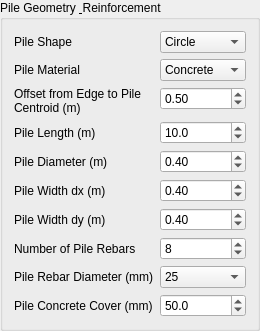
                          <widget class="QGroupBox" name="grp_pile_geom">
                            <property name="title">
                              <string>Pile Geometry &amp; Reinforcement</string>
                            </property>
                            <layout class="QFormLayout" name="form_pile_geom">
                              <item row="0" column="0">
                                <widget class="QLabel" name="lbl_combo_pile_shape">
                                  <property name="text">
                                    <string>Pile Shape</string>
                                  </property>
                                  <property name="wordWrap">
                                    <bool>true</bool>
                                  </property>
                                </widget>
                              </item>
                              <item row="0" column="1">
                                <widget class="QComboBox" name="combo_pile_shape">
                                  <item>
                                    <property name="text">
                                      <string>Circle</string>
                                    </property>
                                  </item>
                                  <item>
                                    <property name="text">
                                      <string>Rectangle</string>
                                    </property>
                                  </item>
                                  <property name="currentIndex">
                                    <number>0</number>
                                  </property>
                                </widget>
                              </item>
                              <item row="1" column="0">
                                <widget class="QLabel" name="lbl_combo_pile_material">
                                  <property name="text">
                                    <string>Pile Material</string>
                                  </property>
                                  <property name="wordWrap">
                                    <bool>true</bool>
                                  </property>
                                </widget>
                              </item>
                              <item row="1" column="1">
                                <widget class="QComboBox" name="combo_pile_material">
                                  <item>
                                    <property name="text">
                                      <string>Concrete</string>
                                    </property>
                                  </item>
                                  <item>
                                    <property name="text">
                                      <string>Steel</string>
                                    </property>
                                  </item>
                                  <property name="currentIndex">
                                    <number>0</number>
                                  </property>
                                </widget>
                              </item>
                              <item row="2" column="0">
                                <widget class="QLabel" name="lbl_spin_pile_offset">
                                  <property name="text">
                                    <string>Offset from Edge to Pile Centroid (m)</string>
                                  </property>
                                  <property name="wordWrap">
                                    <bool>true</bool>
                                  </property>
                                </widget>
                              </item>
                              <item row="2" column="1">
                                <widget class="QDoubleSpinBox" name="spin_pile_offset">
                                  <property name="decimals">
                                    <number>2</number>
                                  </property>
                                  <property name="minimum">
                                    <double>0.0</double>
                                  </property>
                                  <property name="maximum">
                                    <double>1000000.0</double>
                                  </property>
                                  <property name="singleStep">
                                    <double>0.05</double>
                                  </property>
                                  <property name="value">
                                    <double>0.5</double>
                                  </property>
                                </widget>
                              </item>
                              <item row="3" column="0">
                                <widget class="QLabel" name="lbl_spin_L_pile">
                                  <property name="text">
                                    <string>Pile Length (m)</string>
                                  </property>
                                  <property name="wordWrap">
                                    <bool>true</bool>
                                  </property>
                                </widget>
                              </item>
                              <item row="3" column="1">
                                <widget class="QDoubleSpinBox" name="spin_L_pile">
                                  <property name="decimals">
                                    <number>1</number>
                                  </property>
                                  <property name="minimum">
                                    <double>0.0</double>
                                  </property>
                                  <property name="maximum">
                                    <double>1000000.0</double>
                                  </property>
                                  <property name="singleStep">
                                    <double>0.5</double>
                                  </property>
                                  <property name="value">
                                    <double>10.0</double>
                                  </property>
                                </widget>
                              </item>
                              <item row="4" column="0">
                                <widget class="QLabel" name="lbl_spin_diameter_pile">
                                  <property name="text">
                                    <string>Pile Diameter (m)</string>
                                  </property>
                                  <property name="wordWrap">
                                    <bool>true</bool>
                                  </property>
                                </widget>
                              </item>
                              <item row="4" column="1">
                                <widget class="QDoubleSpinBox" name="spin_diameter_pile">
                                  <property name="decimals">
                                    <number>2</number>
                                  </property>
                                  <property name="minimum">
                                    <double>0.0</double>
                                  </property>
                                  <property name="maximum">
                                    <double>1000000.0</double>
                                  </property>
                                  <property name="singleStep">
                                    <double>0.05</double>
                                  </property>
                                  <property name="value">
                                    <double>0.4</double>
                                  </property>
                                </widget>
                              </item>
                              <item row="5" column="0">
                                <widget class="QLabel" name="lbl_spin_width_x_pile">
                                  <property name="text">
                                    <string>Pile Width dx (m)</string>
                                  </property>
                                  <property name="wordWrap">
                                    <bool>true</bool>
                                  </property>
                                </widget>
                              </item>
                              <item row="5" column="1">
                                <widget class="QDoubleSpinBox" name="spin_width_x_pile">
                                  <property name="decimals">
                                    <number>2</number>
                                  </property>
                                  <property name="minimum">
                                    <double>0.0</double>
                                  </property>
                                  <property name="maximum">
                                    <double>1000000.0</double>
                                  </property>
                                  <property name="singleStep">
                                    <double>0.05</double>
                                  </property>
                                  <property name="value">
                                    <double>0.4</double>
                                  </property>
                                </widget>
                              </item>
                              <item row="6" column="0">
                                <widget class="QLabel" name="lbl_spin_width_y_pile">
                                  <property name="text">
                                    <string>Pile Width dy (m)</string>
                                  </property>
                                  <property name="wordWrap">
                                    <bool>true</bool>
                                  </property>
                                </widget>
                              </item>
                              <item row="6" column="1">
                                <widget class="QDoubleSpinBox" name="spin_width_y_pile">
                                  <property name="decimals">
                                    <number>2</number>
                                  </property>
                                  <property name="minimum">
                                    <double>0.0</double>
                                  </property>
                                  <property name="maximum">
                                    <double>1000000.0</double>
                                  </property>
                                  <property name="singleStep">
                                    <double>0.05</double>
                                  </property>
                                  <property name="value">
                                    <double>0.4</double>
                                  </property>
                                </widget>
                              </item>
                              <item row="7" column="0">
                                <widget class="QLabel" name="lbl_spin_n_rebar_pile">
                                  <property name="text">
                                    <string>Number of Pile Rebars</string>
                                  </property>
                                  <property name="wordWrap">
                                    <bool>true</bool>
                                  </property>
                                </widget>
                              </item>
                              <item row="7" column="1">
                                <widget class="QSpinBox" name="spin_n_rebar_pile">
                                  <property name="minimum">
                                    <number>4</number>
                                  </property>
                                  <property name="maximum">
                                    <number>64</number>
                                  </property>
                                  <property name="singleStep">
                                    <number>1</number>
                                  </property>
                                  <property name="value">
                                    <number>8</number>
                                  </property>
                                </widget>
                              </item>
                              <item row="8" column="0">
                                <widget class="QLabel" name="lbl_combo_rebar_dia_pile">
                                  <property name="text">
                                    <string>Pile Rebar Diameter (mm)</string>
                                  </property>
                                  <property name="wordWrap">
                                    <bool>true</bool>
                                  </property>
                                </widget>
                              </item>
                              <item row="8" column="1">
                                <widget class="QComboBox" name="combo_rebar_dia_pile">
                                  <item>
                                    <property name="text">
                                      <string>6</string>
                                    </property>
                                  </item>
                                  <item>
                                    <property name="text">
                                      <string>8</string>
                                    </property>
                                  </item>
                                  <item>
                                    <property name="text">
                                      <string>10</string>
                                    </property>
                                  </item>
                                  <item>
                                    <property name="text">
                                      <string>12</string>
                                    </property>
                                  </item>
                                  <item>
                                    <property name="text">
                                      <string>13</string>
                                    </property>
                                  </item>
                                  <item>
                                    <property name="text">
                                      <string>14</string>
                                    </property>
                                  </item>
                                  <item>
                                    <property name="text">
                                      <string>16</string>
                                    </property>
                                  </item>
                                  <item>
                                    <property name="text">
                                      <string>19</string>
                                    </property>
                                  </item>
                                  <item>
                                    <property name="text">
                                      <string>22</string>
                                    </property>
                                  </item>
                                  <item>
                                    <property name="text">
                                      <string>25</string>
                                    </property>
                                  </item>
                                  <item>
                                    <property name="text">
                                      <string>29</string>
                                    </property>
                                  </item>
                                  <item>
                                    <property name="text">
                                      <string>32</string>
                                    </property>
                                  </item>
                                  <item>
                                    <property name="text">
                                      <string>36</string>
                                    </property>
                                  </item>
                                  <item>
                                    <property name="text">
                                      <string>40</string>
                                    </property>
                                  </item>
                                  <item>
                                    <property name="text">
                                      <string>50</string>
                                    </property>
                                  </item>
                                  <property name="currentIndex">
                                    <number>9</number>
                                  </property>
                                </widget>
                              </item>
                              <item row="9" column="0">
                                <widget class="QLabel" name="lbl_spin_cover_pile">
                                  <property name="text">
                                    <string>Pile Concrete Cover (mm)</string>
                                  </property>
                                  <property name="wordWrap">
                                    <bool>true</bool>
                                  </property>
                                </widget>
                              </item>
                              <item row="9" column="1">
                                <widget class="QDoubleSpinBox" name="spin_cover_pile">
                                  <property name="decimals">
                                    <number>1</number>
                                  </property>
                                  <property name="minimum">
                                    <double>0.0</double>
                                  </property>
                                  <property name="maximum">
                                    <double>1000000.0</double>
                                  </property>
                                  <property name="singleStep">
                                    <double>5.0</double>
                                  </property>
                                  <property name="value">
                                    <double>50.0</double>
                                  </property>
                                </widget>
                              </item>
                            </layout>
                          </widget>
